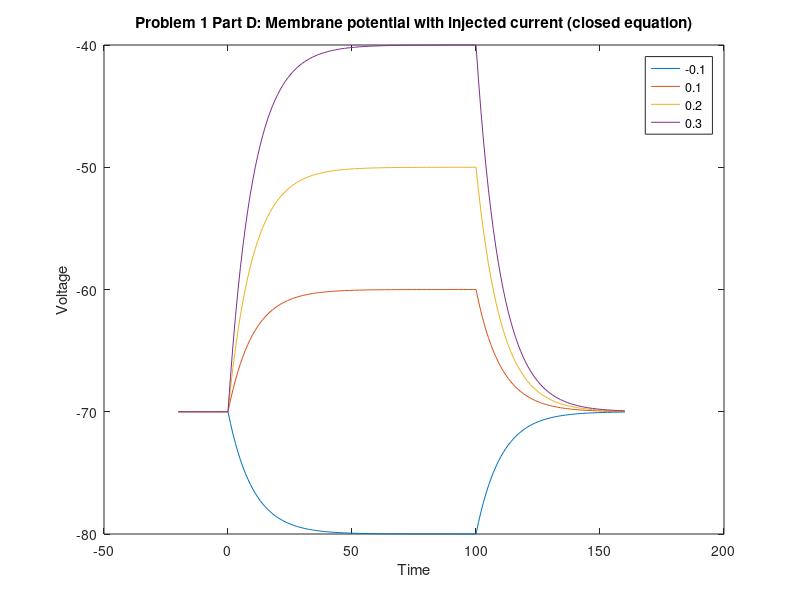

Write the MATLAB code that produced this figure.
Vrest = -70; % mV
I_0 = [-0.1, 0.1, 0.2, 0.3];
T = -20:1:160; % from:incre:end in msec
R = 100;
C = 100;
toff = 100;
tau = 10;
 

Vm = [];
for I = I_0
    for i = 1:length(T)
        t = T(i);
        if t < 0
            V = Vrest;
        elseif t >= toff
            V = R * I * exp(-(t-toff)/tau) + Vrest;
        else     
            V = R * I * (1 - exp(-t/tau)) + Vrest;
        end
        Vm(end+1) = V;
    end
    plot(T, Vm);
    Vm = [];
    hold on
end
legend('-0.1', '0.1', '0.2', '0.3')
title('Problem 1 Part D: Membrane potential with injected current (closed equation)');
xlabel('Time'); ylabel('Voltage');
hold off